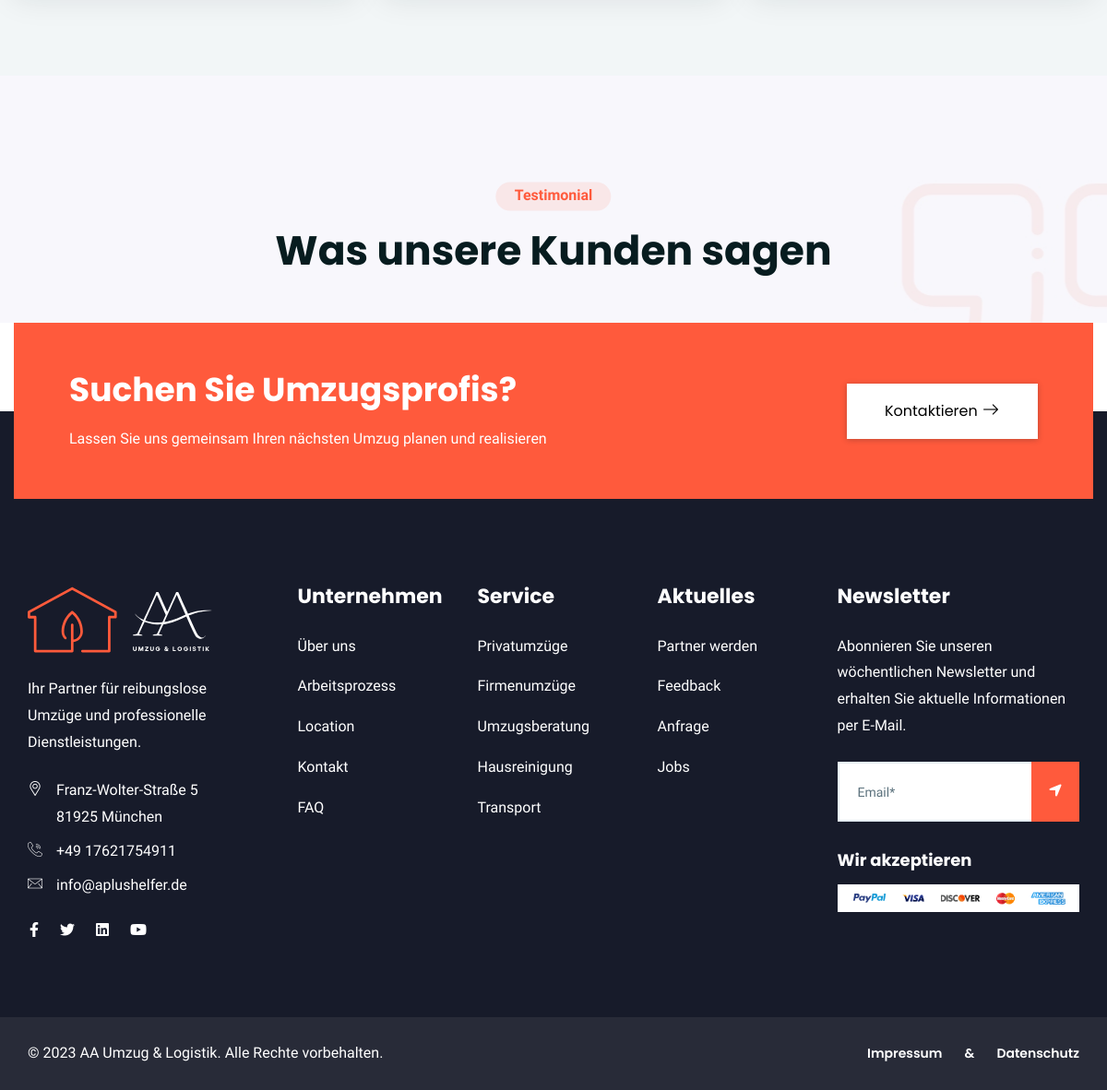
/our-services (lower part), run on an earlier commit of the app's database.
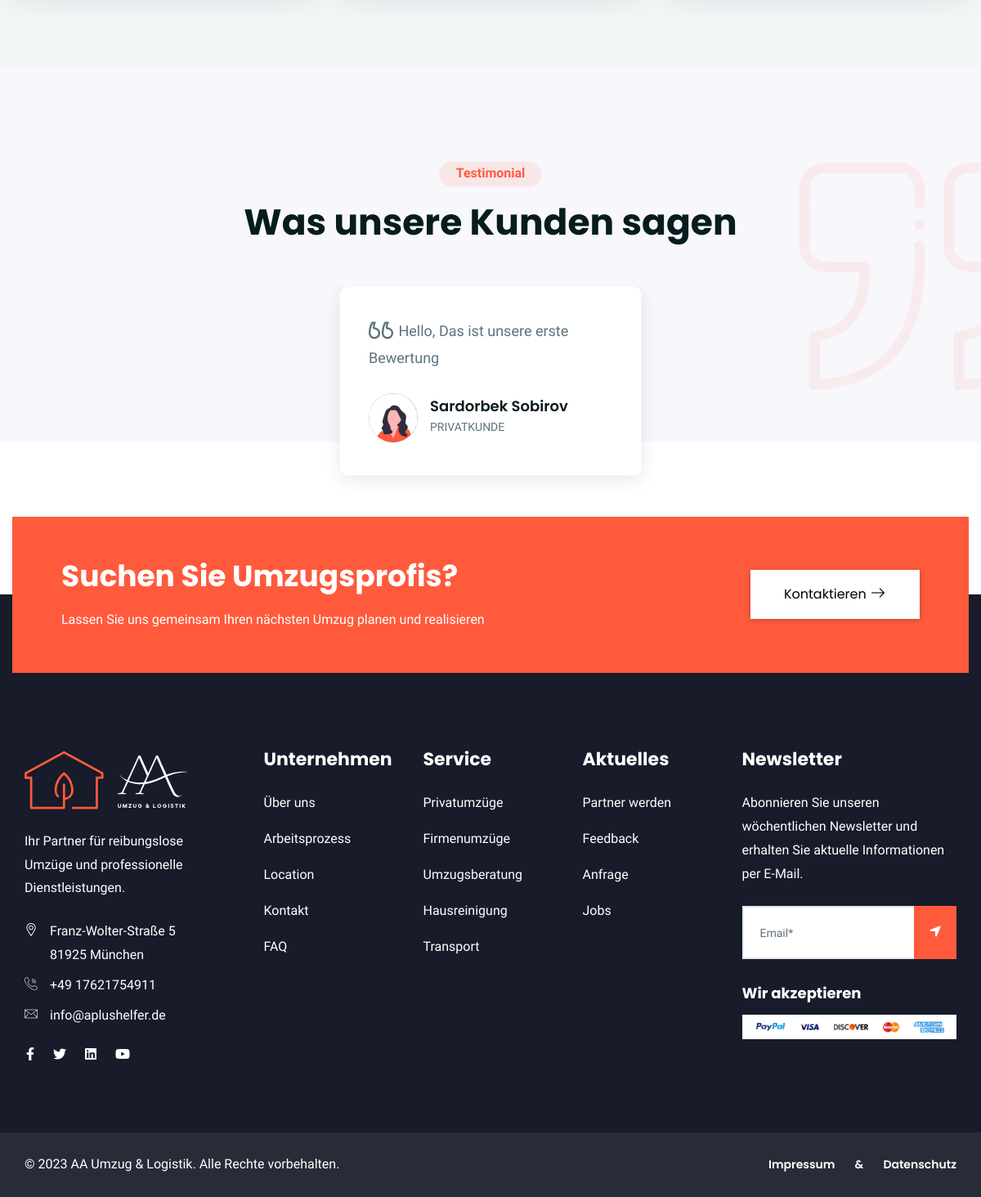
And on a later commit of the database.
### pages/models.py (models this page shows, shortened)
class CustomerReview(models.Model):
    select_salutation_review_choices = (
        ('herr', 'Herr'),
        ('frau', 'Frau'),
        ('noValue', 'Ohne Angabe'),
    )
    rating_scale = (
        ('1', '1 (Sehr unzufrieden)'),
        ('2', '2 (Unzufrieden)'),
        ('3', '3 (Neutral)'),
        ('4', '4 (Zufrieden)'),
        ('5', '5 (Sehr zufrieden)'),
    )
    serviceType_choices = (
        ('privateMoving', 'Privateumzüge'),
        ('companyMoving', 'Firmenumzüge'),
        ('houseCleaning', 'Hausreinigung'),
        ('andere', 'andere'),
    )
    confirmation_choices = (
        ('ja', 'Ja'),
        ('nein', 'Nein'),
    )
    reviewer_salutation = models.CharField(
        max_length=10,
        choices=select_salutation_review_choices,
        default='herr'
    )
    reviewer_firstname = models.CharField(max_length=50)
    reviewer_lastname = models.CharField(max_length=50)
    reviewer_email = models.CharField(
        max_length=80,
        validators=[validators.EmailValidator(message="Invalid Email")]
    )
    reviewer_serviceType = models.CharField(
        max_length=50,
        verbose_name="Service",
        choices=serviceType_choices,
        default='privateMoving'
    )
    reviewer_rating = models.CharField(
        max_length=10,
        verbose_name="Gesamtbewertung",
        choices=rating_scale,
        default='5'
    )
    reviewer_content = models.TextField(verbose_name="Schreiben Sie hier unten Ihre Nachricht")
    reviewer_confirmation = models.CharField(
        max_length=10,
        verbose_name="Dürfen wir Ihre Bewertung auf unserer Website oder Marketingmaterialien veröffentlichen?",
        choices=confirmation_choices,
        default='ja'
    )
    date = models.DateField(auto_now_add=True)

### pages/views.py (the view)
# urls.py: path('our-services', OurServicesView.as_view(), name='our-services'),
class OurServicesView(TemplateView):
    template_name = 'our-services.html'
    def get_context_data(self, **kwargs):
        context = super().get_context_data(**kwargs)
        context['reviews'] = CustomerReview.objects.filter(reviewer_confirmation='ja').values()
        print('context: ', context)
        return context

### pages/templates/our-services.html (shortened to what this page needs)
{% extends 'base.html' %}
{% load static %}
{% block content %}
<div class="ltn__service-area section-bg-1 pt-115 pb-70">
    <div class="container">
        <div class="row  justify-content-center" data-aos="fade-up" data-aos-anchor-placement="top-bottom"
            data-aos-delay="200" data-aos-duration="800">
            <div class="col-lg-4 col-sm-6 col-12">
            </div>
            <div class="col-lg-4 col-sm-6 col-12">
            </div>
            <div class="col-lg-4 col-sm-6 col-12">
            </div>
        </div>
    </div>
</div>
<div class="ltn__testimonial-area section-bg-1--- bg-image-top pt-115" data-bs-bg="{% static 'img/bg/20.jpg' %}">
    <div class="container">
        <div class="row">
            <div class="col-lg-12">
                <div class="section-title-area ltn__section-title-2--- text-center">
                    <h6 class="section-subtitle section-subtitle-2 ltn__secondary-color">Testimonial</h6>
                    <h1 class="section-title">Was unsere Kunden sagen</h1>
                </div>
            </div>
        </div>
        <div class="row ltn__testimonial-slider-5-active slick-arrow-1">
            {% for review in reviews %}
            <div class="col-lg-4">
                <div class="ltn__testimonial-item ltn__testimonial-item-7">
                    <div class="ltn__testimoni-info">
                        <p><i class="flaticon-left-quote-1"></i>
                            {{ review.reviewer_content|truncatechars:195 }}
                        </p>
                        <div class="ltn__testimoni-info-inner">
                            <div class="ltn__testimoni-img">
                                {% if review.reviewer_salutation == "herr" %}
                                    <img src="{% static 'img/testimonial/feedback_male.svg' %}" alt="#">
                                {% else %}
                                    <img src="{% static 'img/testimonial/feedback_female.svg' %}" alt="#">
                                {% endif %}
                            </div>
                            <div class="ltn__testimoni-name-designation">
                                <h5>{{ review.reviewer_firstname }} {{ review.reviewer_lastname }}</h5>
                                <label>Privatkunde</label>
                            </div>
                        </div>
                    </div>
                </div>
            </div>
            {% endfor %}
        </div>
    </div>
</div>
{% endblock  %}

What changed in the data, as far as the page shows it:
added CustomerReview: reviewer_content "Hello, Das ist unsere erste Bewertung", reviewer_firstname "Sardorbek", reviewer_lastname "Sobirov"
